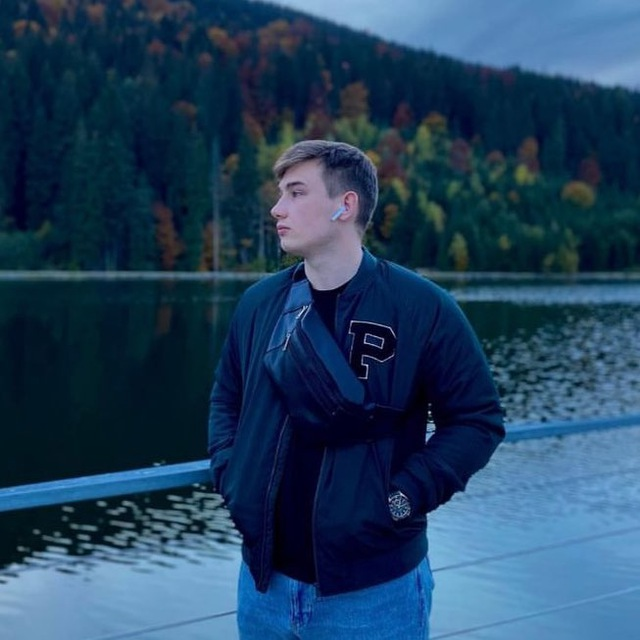
#> input picture lr8/Zyma.jpg, 640 x 640 px
$ python task4.py
#> lines starting #> are read from the running program, lines starting #| are printed output that depends on the picture; after the words box and inside, x2 and y2 are one past the last pixel; in counts of white or black regions, pixels touching at a corner belong together
import cv2
faceCascade = cv2.CascadeClassifier("haarcascade_frontalface_default.xml")
img = cv2.imread('Zyma.jpg')
#> img is the input picture: shape (640, 640, 3); mean B, G, R 93.7, 65, 34.1
imgGray = cv2.cvtColor(img, cv2.COLOR_BGR2GRAY)
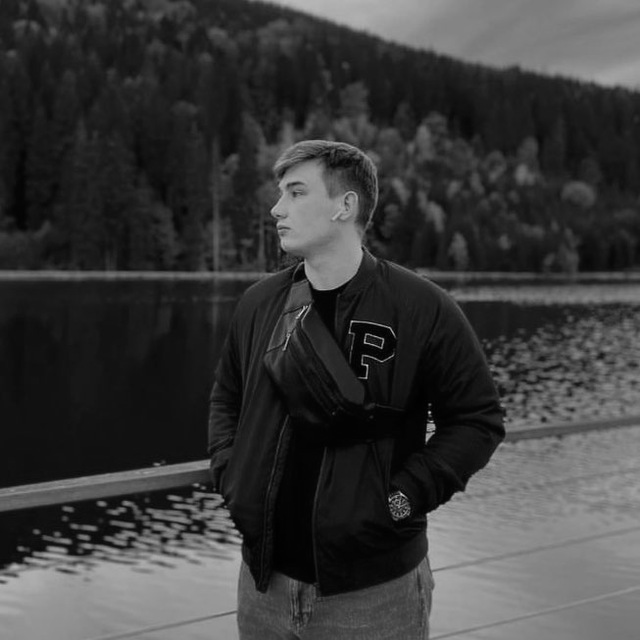
#> imgGray: shape (640, 640); min 1, max 216, mean 59.1
faces = faceCascade.detectMultiScale(imgGray, 1.1, 4)
#> faces = [[265, 154, 101, 101]]
for (x, y, w, h) in faces:
 cv2.rectangle(img, (x, y), (x + w, y + h), (0, 255, 0), 2)
#> this loop made 1 pass
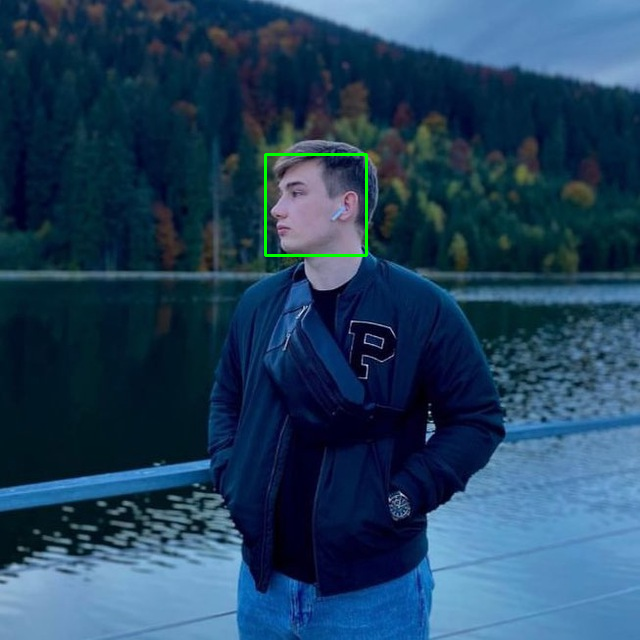
#> img: shape (640, 640, 3); 0.29% of pixels changed, all inside (x1, y1, x2, y2) = (264, 153, 368, 257)
cv2.imshow("Result", img)
cv2.waitKey(0)

$ run again, with lr8/messi_face.JPG copied over lr8/Zyma.jpg
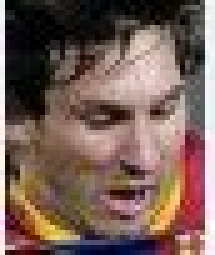
#> input picture lr8/messi_face.JPG, 43 x 51 px (shown 5 times larger)
#> img is the input picture: shape (51, 43, 3); mean B, G, R 87.7, 95.9, 119.8
#> `imgGray = cv2.cvtColor(img, cv2.COLOR_BGR2GRAY)`:
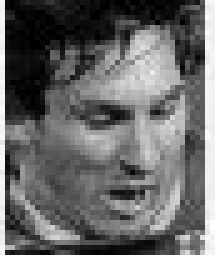
#> imgGray: shape (51, 43) (shown 5 times larger); min 0, max 255, mean 102.1
#> faces = [[11, 12, 30, 30]]
#> the loop `for (x, y, w, h) in faces:` made 1 pass
#> after the loop `for (x, y, w, h) in faces:`:
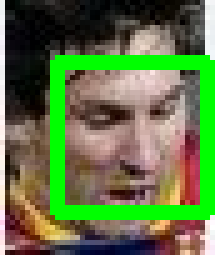
#> img: shape (51, 43, 3) (shown 5 times larger); 16.23% of pixels changed, all inside (x1, y1, x2, y2) = (10, 11, 43, 44)
